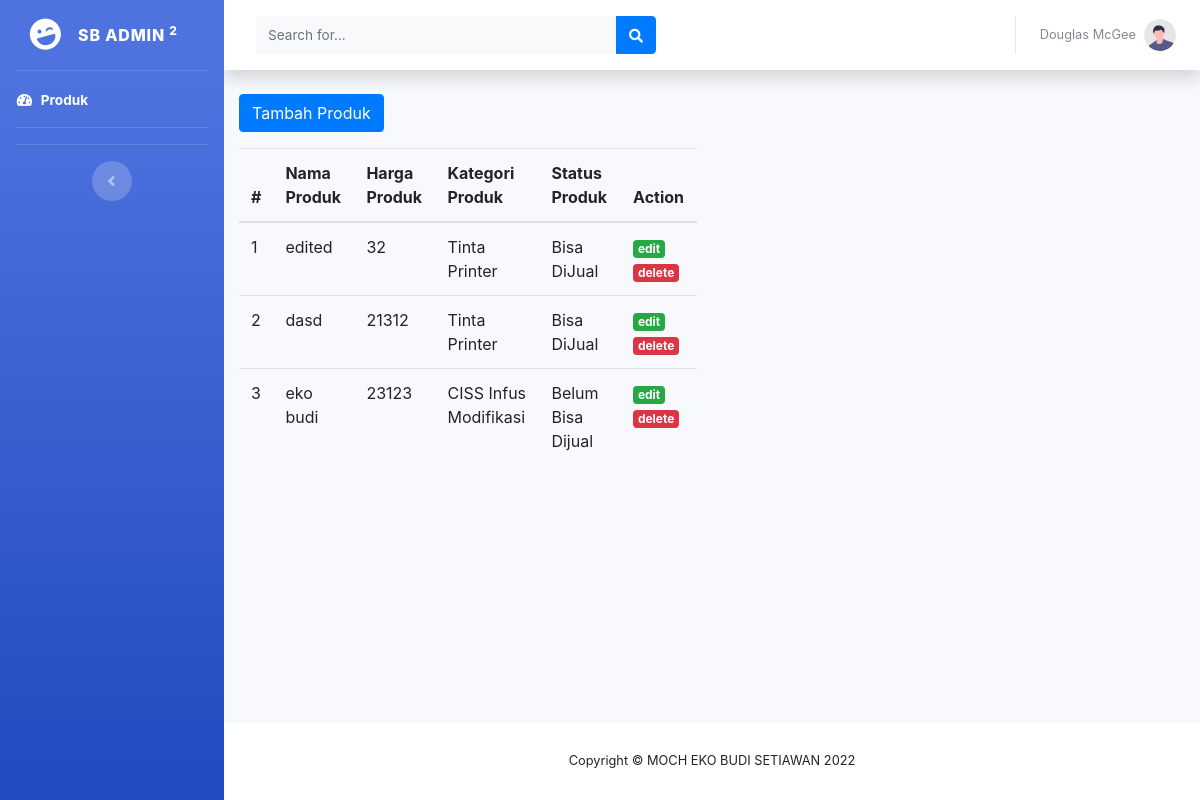
The page / on the database its author committed.
### tables this page shows
CREATE TABLE `produk` (
  `id_produk` int(11) NOT NULL,
  `nama_produk` varchar(150) NOT NULL,
  `harga` int(25) NOT NULL,
  `kategori` varchar(100) NOT NULL,
  `status` varchar(25) NOT NULL
);

### application/libraries/Template.php (called while the page is built)
<?php if ( ! defined('BASEPATH')) exit('No direct script access allowed');
class Template {
		var $template_data = array();
		function set($name, $value)
		{
			$this->template_data[$name] = $value;
		}
		function load($template = '', $view = '' , $view_data = array(), $return = FALSE)
		{
			$this->CI =& get_instance();
			$this->set('contents', $this->CI->load->view($view, $view_data, TRUE));
			return $this->CI->load->view($template, $this->template_data, $return);
		}
}

### application/controllers/Produk.php (called while the page is built, shortened)
<?php
class Produk extends CI_Controller
{
  public  function index()
    {
        $data['produk'] = $this->Model_produk->getDataproduk()->result();
        $this->template->load('template/template', 'produk/index', $data);
    }
}

### index.php (called while the page is built, shortened)
<?php
require_once BASEPATH.'core/CodeIgniter.php';

### application/models/Model_produk.php (called while the page is built, shortened)
<?php
class Model_produk extends CI_Model
{
	function getdataproduk()
	{
		return $this->db->get('produk');
	}
}

### application/views/produk/index.php (the view, shortened to what this page needs)
<div class="row">
        <div class="col-lg-6">
            <a href="<?= base_url(); ?>produk/simpanproduk/" class="btn btn-primary mb-3" >Tambah Produk</a>
            <table class="table table-hover">
                <thead>
                    <tr>
                        <th scope="col">#</th>
                        <th scope="col">Nama Produk</th>
                        <th scope="col">Harga Produk</th>
                        <th scope="col">Kategori Produk</th>
                        <th scope="col">Status Produk</th>
                        <th scope="col">Action</th>
                    </tr>
                </thead>
                <tbody>
                <?php
                        $no = 1;
                        foreach ($produk as $p) {
                        ?>
                    <tr>
                        <td><?= $no; ?></td>
                        <td><?= $p->nama_produk; ?></td>
                        <td><?= $p->harga; ?></td>
                        <td><?= $p->kategori; ?></td>
                        <td><?= $p->status; ?></td>
                        <td>
                            <a href="<?= base_url(); ?>produk/editproduk/<?= $p->id_produk; ?>" class="badge badge-success">edit</a>
                            <a href="<?= base_url(); ?>produk/hapusproduk/<?= $p->id_produk; ?>" class="badge badge-danger" onclick="return confirm('Hapus data?')">delete</a>
                        </td>
                    </tr>
                    <?php
                            $no++;
                        } ?>
                </tbody>
            </table>
        </div>
    </div>

### application/views/template/template.php (shortened to what this page needs)
<!DOCTYPE html>
<html lang="en">
<head>
    <link href="<?= base_url(); ?>/assets/vendor/fontawesome-free/css/all.min.css" rel="stylesheet" type="text/css">
    <link href="<?= base_url(); ?>/assets/css/sb-admin-2.min.css" rel="stylesheet">
    <link rel="stylesheet" href="https://cdnjs.cloudflare.com/ajax/libs/twitter-bootstrap/4.5.2/css/bootstrap.css">
    <link rel="stylesheet" href="https://cdn.datatables.net/1.12.1/css/jquery.dataTables.min.css">
</head>
<body id="page-top">
    <div id="wrapper">
            <ul class="navbar-nav bg-gradient-primary sidebar sidebar-dark accordion" id="accordionSidebar">
<a class="sidebar-brand d-flex align-items-center justify-content-center" href="index.html">
    <div class="sidebar-brand-icon rotate-n-15">
        <i class="fas fa-laugh-wink"></i>
    </div>
    <div class="sidebar-brand-text mx-3">SB Admin <sup>2</sup></div>
</a>
<hr class="sidebar-divider my-0">
<li class="nav-item active">
    <a class="nav-link" href="<?= base_url('produk') ?>">
        <i class="fas fa-fw fa-tachometer-alt"></i>
        <span>Produk</span></a>
</li>
<hr class="sidebar-divider">
<hr class="sidebar-divider d-none d-md-block">
<div class="text-center d-none d-md-inline">
    <button class="rounded-circle border-0" id="sidebarToggle"></button>
</div>
</ul>
<div id="content-wrapper" class="d-flex flex-column">
<div id="content">
    <nav class="navbar navbar-expand navbar-light bg-white topbar mb-4 static-top shadow">
        <form
            class="d-none d-sm-inline-block form-inline mr-auto ml-md-3 my-2 my-md-0 mw-100 navbar-search">
            <div class="input-group">
                <input type="text" class="form-control bg-light border-0 small" placeholder="Search for..."
                    aria-label="Search" aria-describedby="basic-addon2">
                <div class="input-group-append">
                    <button class="btn btn-primary" type="button">
                        <i class="fas fa-search fa-sm"></i>
                    </button>
                </div>
            </div>
        </form>
        <ul class="navbar-nav ml-auto">
            <li class="nav-item dropdown no-arrow">
                <a class="nav-link dropdown-toggle" href="#" id="userDropdown" role="button"
                    data-toggle="dropdown" aria-haspopup="true" aria-expanded="false">
                    <span class="mr-2 d-none d-lg-inline text-gray-600 small">Douglas McGee</span>
                    <img class="img-profile rounded-circle"
                        src="<?= base_url(); ?>/assets/img/undraw_profile.svg">
                </a>
            </li>
        </ul>
    </nav>
                <div class="container-fluid">
                <?= $contents; ?>
                </div>
            </div>
            <footer class="sticky-footer bg-white">
                <div class="container my-auto">
                    <div class="copyright text-center my-auto">
                        <span>Copyright &copy; MOCH EKO BUDI SETIAWAN 2022</span>
                    </div>
                </div>
            </footer>
        </div>
    </div>
</body>
</html>

### rows shown on the page
produk: nama_produk "edited", harga "32", kategori "Tinta Printer", status "Bisa DiJual"
produk: nama_produk "dasd", harga "21312", kategori "Tinta Printer", status "Bisa DiJual"
produk: nama_produk "eko budi", harga "23123", kategori "CISS Infus Modifikasi", status "Belum Bisa Dijual"
